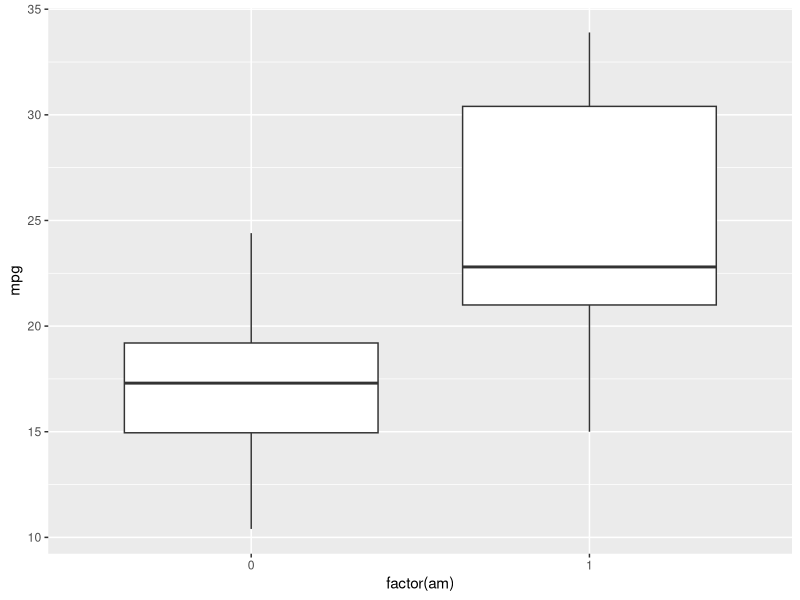
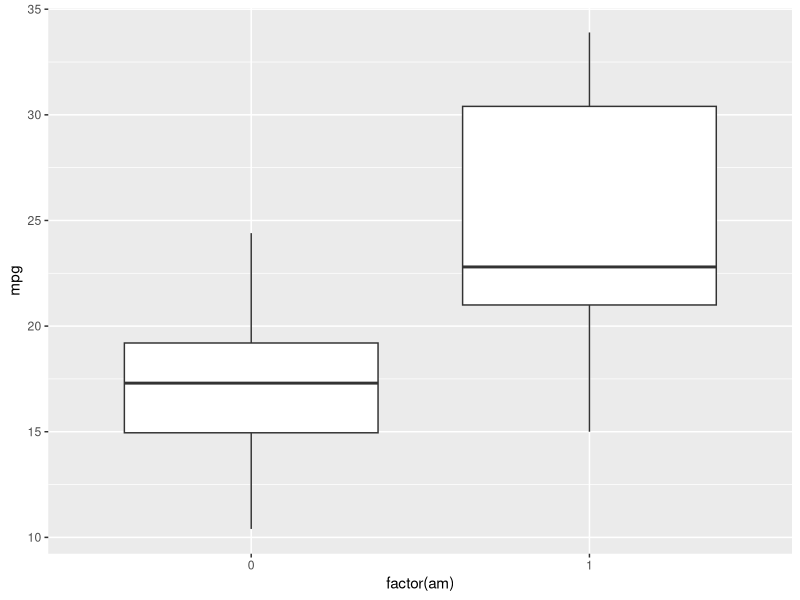
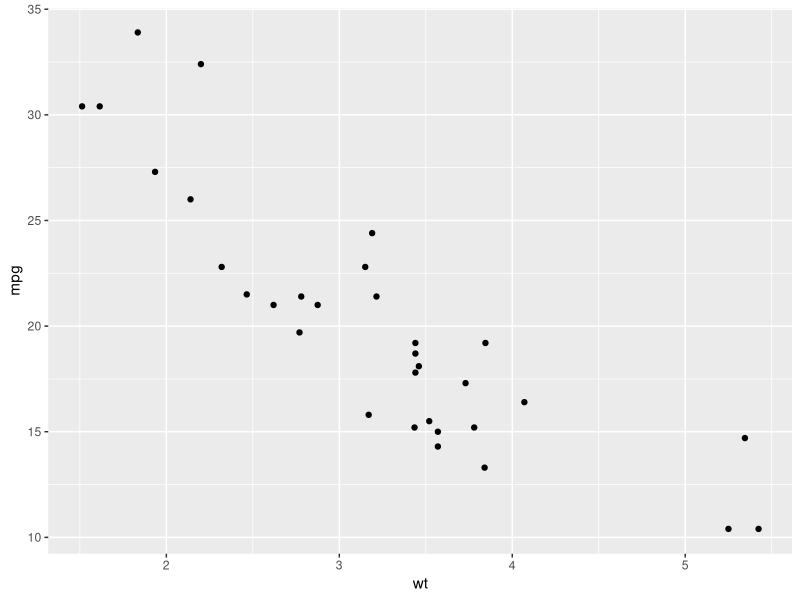
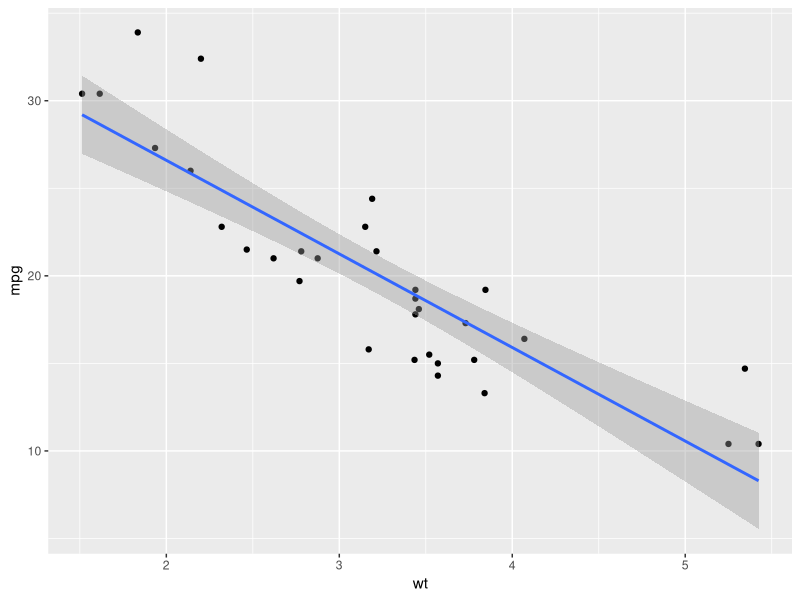
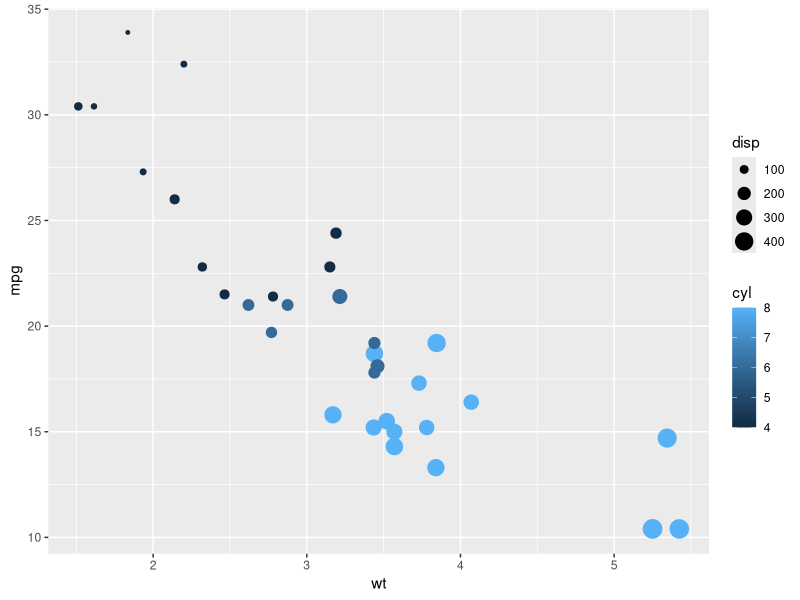

Here is the R script that generated these plots, in order:
## ---- chunk 1
data("mtcars")

head(mtcars)

# help(mtcars)

mtcars$mpg

mtcars$am

library(ggplot2)

ggplot(mtcars, aes(x=factor(am), y=mpg)) + geom_boxplot()

ggplot(mtcars, aes(x=factor(am), y=mpg)) + geom_boxplot()

t.test(mpg ~ am, data=mtcars)

tt = t.test(mpg ~ am, data=mtcars)

tt$p.value

tt$conf.int

tt$conf.int[1]

tt$conf.int[2]
## ---- chunk 2
ggplot(mtcars, aes(x=wt, y=mpg)) + geom_point()

mtcars$mpg
mtcars$wt

cor.test(mtcars$mpg, mtcars$wt)

ct = cor.test(mtcars$mpg, mtcars$wt)

ct$p.value

ct$estimate

ct$conf.int
## ---- chunk 3
fit = lm(mpg ~ wt, mtcars)

fit

summary(fit)

coef(summary(fit))

co = coef(summary(fit))
co[, 1]

co[, 4]

predict(fit)

summary(fit)

37.2851 + (-5.3445) * 4.5

newcar = data.frame(wt=4.5)

predict(fit, newcar)

ggplot(mtcars, aes(wt, mpg)) + geom_point() + geom_smooth(method="lm")
## ---- chunk 4
ggplot(mtcars, aes(x=wt, y=mpg, col=cyl, size=disp)) + geom_point()

mfit = lm(mpg ~ wt + disp + cyl, mtcars)
summary(mfit)

mco = coef(summary(mfit))

mco[, 1]
mco[, 4]

predict(mfit)

newcar = data.frame(wt=4.5, disp=300, cyl=8)
newcar

predict(mfit, newcar)
